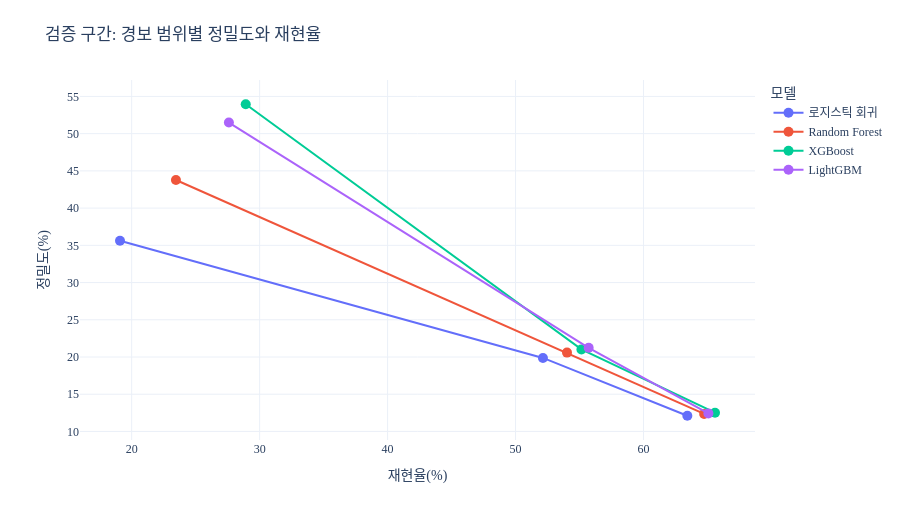
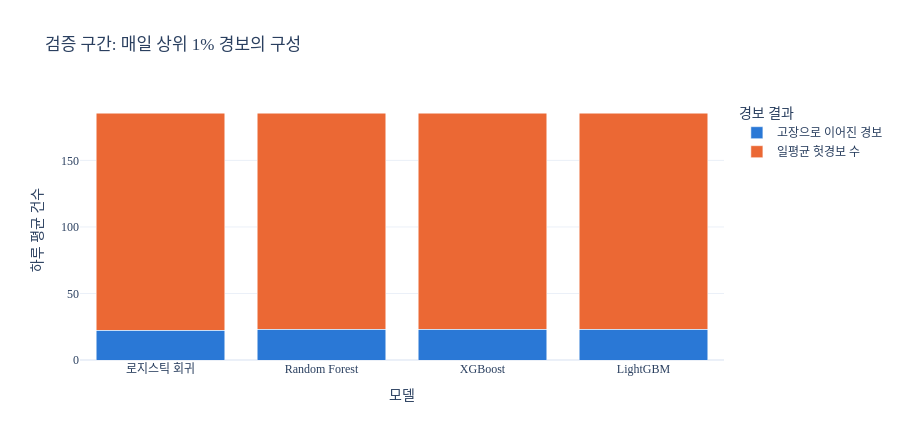

The notebook cell saved with these charts, in order:
### Markdown cell above
## 4. 경보를 줄이면 어떻게 달라지나

위쪽일수록 정밀도가 높고, 오른쪽일수록 고장을 더 많이 잡습니다. 점에 마우스를 올리면 경보 비율과 경보 수를 볼 수 있습니다. 비교와 설정 선택은 기본적으로 검증 결과를 사용합니다.

### Code cell
pio.renderers.default = "plotly_mimetype"
view = comparison[comparison["구간"] == "validation"].copy()
view["경보 범위"] = view["경보 비율(%)"].map(lambda x: f"상위 {x:g}%")
fig = px.scatter(view.sort_values("경보 비율(%)"), x="재현율(%)", y="정밀도(%)",
    color="모델", hover_data=["경보 범위", "일평균 경보 수", "일평균 헛경보 수"],
    title="검증 구간: 경보 범위별 정밀도와 재현율", template="plotly_white")
fig.update_traces(mode="lines+markers", marker_size=10)
fig.update_layout(font_family="Malgun Gothic", height=520, margin=dict(t=80))
fig.show()

work = view[view["경보 비율(%)"] == PRIMARY_ALERT_PERCENT].copy()
work["고장으로 이어진 경보"] = work["일평균 경보 수"] - work["일평균 헛경보 수"]
chart = work.melt(id_vars="모델", value_vars=["고장으로 이어진 경보", "일평균 헛경보 수"],
                  var_name="경보 결과", value_name="하루 평균 건수")
fig2 = px.bar(chart, x="모델", y="하루 평균 건수", color="경보 결과", barmode="stack",
    title=f"검증 구간: 매일 상위 {PRIMARY_ALERT_PERCENT:g}% 경보의 구성", template="plotly_white",
    color_discrete_map={"고장으로 이어진 경보":"#2a78d6", "일평균 헛경보 수":"#eb6834"})
fig2.update_layout(font_family="Malgun Gothic", height=440)
fig2.show()

### Figure 1 — Plotly figure (JSON) as saved in the notebook; plotly's stock layout.template omitted (floating-point values rounded to 4 significant figures)
{"data": [{"customdata": [["상위 0.1%", 19, 12.23], ["상위 0.5%", 93, 74.52], ["상위 1%", 185.7, 163.2]], "hovertemplate": "모델=로지스틱 회귀<br>재현율(%)=%{x}<br>정밀도(%)=%{y}<br>경보 범위=%{customdata[0]}<br>일평균 경보 수=%{customdata[1]}<br>일평균 헛경보 수=%{customdata[2]}<extra></extra>", "legendgroup": "로지스틱 회귀", "marker": {"color": "#636efa", "size": 10, "symbol": "circle"}, "mode": "lines+markers", "name": "로지스틱 회귀", "orientation": "v", "showlegend": true, "type": "scatter", "x": [19.09, 52.14, 63.42], "xaxis": "x", "y": [35.61, 19.87, 12.11], "yaxis": "y"}, {"customdata": [["상위 0.1%", 19, 10.68], ["상위 0.5%", 93, 73.85], ["상위 1%", 185.7, 162.7]], "hovertemplate": "모델=Random Forest<br>재현율(%)=%{x}<br>정밀도(%)=%{y}<br>경보 범위=%{customdata[0]}<br>일평균 경보 수=%{customdata[1]}<br>일평균 헛경보 수=%{customdata[2]}<extra></extra>", "legendgroup": "Random Forest", "marker": {"color": "#EF553B", "size": 10, "symbol": "circle"}, "mode": "lines+markers", "name": "Random Forest", "orientation": "v", "showlegend": true, "type": "scatter", "x": [23.46, 54.02, 64.74], "xaxis": "x", "y": [43.77, 20.59, 12.36], "yaxis": "y"}, {"customdata": [["상위 0.1%", 19, 8.75], ["상위 0.5%", 93, 73.45], ["상위 1%", 185.7, 162.4]], "hovertemplate": "모델=XGBoost<br>재현율(%)=%{x}<br>정밀도(%)=%{y}<br>경보 범위=%{customdata[0]}<br>일평균 경보 수=%{customdata[1]}<br>일평균 헛경보 수=%{customdata[2]}<extra></extra>", "legendgroup": "XGBoost", "marker": {"color": "#00cc96", "size": 10, "symbol": "circle"}, "mode": "lines+markers", "name": "XGBoost", "orientation": "v", "showlegend": true, "type": "scatter", "x": [28.91, 55.15, 65.59], "xaxis": "x", "y": [53.95, 21.02, 12.52], "yaxis": "y"}, {"customdata": [["상위 0.1%", 19, 9.217], ["상위 0.5%", 93, 73.25], ["상위 1%", 185.7, 162.6]], "hovertemplate": "모델=LightGBM<br>재현율(%)=%{x}<br>정밀도(%)=%{y}<br>경보 범위=%{customdata[0]}<br>일평균 경보 수=%{customdata[1]}<br>일평균 헛경보 수=%{customdata[2]}<extra></extra>", "legendgroup": "LightGBM", "marker": {"color": "#ab63fa", "size": 10, "symbol": "circle"}, "mode": "lines+markers", "name": "LightGBM", "orientation": "v", "showlegend": true, "type": "scatter", "x": [27.6, 55.71, 65.07], "xaxis": "x", "y": [51.49, 21.24, 12.42], "yaxis": "y"}], "layout": {"font": {"family": "Malgun Gothic"}, "height": 520, "legend": {"title": {"text": "모델"}, "tracegroupgap": 0}, "margin": {"t": 80}, "title": {"text": "검증 구간: 경보 범위별 정밀도와 재현율"}, "xaxis": {"anchor": "y", "domain": [0, 1], "title": {"text": "재현율(%)"}}, "yaxis": {"anchor": "x", "domain": [0, 1], "title": {"text": "정밀도(%)"}}}}

### Figure 2 — Plotly figure (JSON) as saved in the notebook; plotly's stock layout.template omitted (floating-point values rounded to 4 significant figures)
{"data": [{"hovertemplate": "경보 결과=고장으로 이어진 경보<br>모델=%{x}<br>하루 평균 건수=%{y}<extra></extra>", "legendgroup": "고장으로 이어진 경보", "marker": {"color": "#2a78d6", "pattern": {"shape": ""}}, "name": "고장으로 이어진 경보", "orientation": "v", "showlegend": true, "textposition": "auto", "type": "bar", "x": ["로지스틱 회귀", "Random Forest", "XGBoost", "LightGBM"], "xaxis": "x", "y": [22.48, 22.95, 23.25, 23.07], "yaxis": "y"}, {"hovertemplate": "경보 결과=일평균 헛경보 수<br>모델=%{x}<br>하루 평균 건수=%{y}<extra></extra>", "legendgroup": "일평균 헛경보 수", "marker": {"color": "#eb6834", "pattern": {"shape": ""}}, "name": "일평균 헛경보 수", "orientation": "v", "showlegend": true, "textposition": "auto", "type": "bar", "x": ["로지스틱 회귀", "Random Forest", "XGBoost", "LightGBM"], "xaxis": "x", "y": [163.2, 162.7, 162.4, 162.6], "yaxis": "y"}], "layout": {"barmode": "stack", "font": {"family": "Malgun Gothic"}, "height": 440, "legend": {"title": {"text": "경보 결과"}, "tracegroupgap": 0}, "title": {"text": "검증 구간: 매일 상위 1% 경보의 구성"}, "xaxis": {"anchor": "y", "domain": [0, 1], "title": {"text": "모델"}}, "yaxis": {"anchor": "x", "domain": [0, 1], "title": {"text": "하루 평균 건수"}}}}
